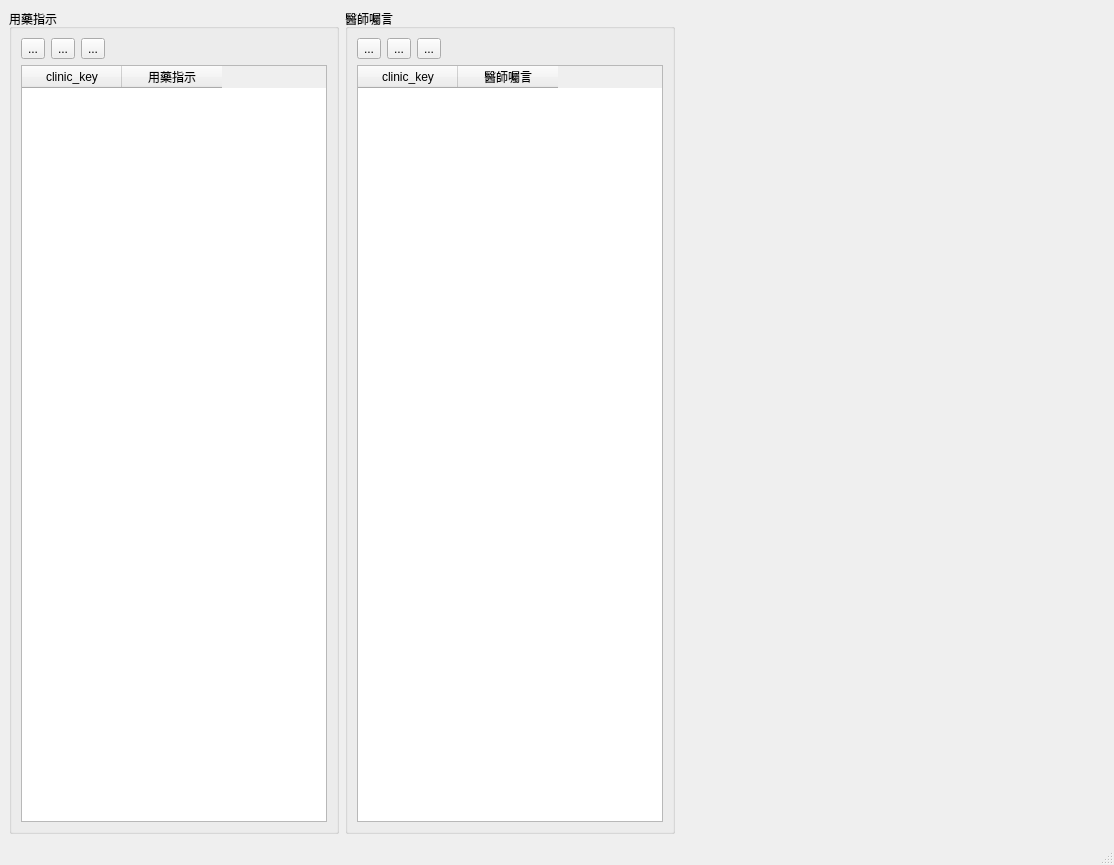
<?xml version="1.0" encoding="UTF-8"?>
<ui version="4.0">
 <class>Dict_instruction</class>
 <widget class="QMainWindow" name="Dict_instruction">
  <property name="geometry">
   <rect>
    <x>0</x>
    <y>0</y>
    <width>1114</width>
    <height>865</height>
   </rect>
  </property>
  <property name="windowTitle">
   <string>用藥指示</string>
  </property>
  <widget class="QWidget" name="centralwidget">
   <layout class="QHBoxLayout" name="horizontalLayout">
    <item>
     <widget class="QGroupBox" name="groupBox_dict_symptom">
      <property name="maximumSize">
       <size>
        <width>330</width>
        <height>16777215</height>
       </size>
      </property>
      <property name="title">
       <string>用藥指示</string>
      </property>
      <layout class="QVBoxLayout" name="verticalLayout_6">
       <item>
        <layout class="QVBoxLayout" name="verticalLayout_5">
         <item>
          <layout class="QHBoxLayout" name="horizontalLayout_5">
           <item>
            <widget class="QToolButton" name="toolButton_add_instruction">
             <property name="text">
              <string>...</string>
             </property>
             <property name="icon">
              <iconset>
               <normaloff>../icons/gtk-add.svg</normaloff>../icons/gtk-add.svg</iconset>
             </property>
            </widget>
           </item>
           <item>
            <widget class="QToolButton" name="toolButton_remove_instruction">
             <property name="text">
              <string>...</string>
             </property>
             <property name="icon">
              <iconset>
               <normaloff>../icons/gtk-remove.svg</normaloff>../icons/gtk-remove.svg</iconset>
             </property>
            </widget>
           </item>
           <item>
            <widget class="QToolButton" name="toolButton_edit_instruction">
             <property name="text">
              <string>...</string>
             </property>
             <property name="icon">
              <iconset>
               <normaloff>../icons/gtk-edit.svg</normaloff>../icons/gtk-edit.svg</iconset>
             </property>
            </widget>
           </item>
           <item>
            <spacer name="horizontalSpacer_3">
             <property name="orientation">
              <enum>Qt::Horizontal</enum>
             </property>
             <property name="sizeHint" stdset="0">
              <size>
               <width>40</width>
               <height>20</height>
              </size>
             </property>
            </spacer>
           </item>
          </layout>
         </item>
         <item>
          <widget class="QTableWidget" name="tableWidget_dict_instruction">
           <property name="editTriggers">
            <set>QAbstractItemView::NoEditTriggers</set>
           </property>
           <property name="selectionMode">
            <enum>QAbstractItemView::SingleSelection</enum>
           </property>
           <property name="selectionBehavior">
            <enum>QAbstractItemView::SelectRows</enum>
           </property>
           <column>
            <property name="text">
             <string>clinic_key</string>
            </property>
           </column>
           <column>
            <property name="text">
             <string>用藥指示</string>
            </property>
           </column>
          </widget>
         </item>
        </layout>
       </item>
      </layout>
     </widget>
    </item>
    <item>
     <widget class="QGroupBox" name="groupBox_dict_symptom_2">
      <property name="maximumSize">
       <size>
        <width>330</width>
        <height>16777215</height>
       </size>
      </property>
      <property name="title">
       <string>醫師囑言</string>
      </property>
      <layout class="QVBoxLayout" name="verticalLayout_7">
       <item>
        <layout class="QVBoxLayout" name="verticalLayout_8">
         <item>
          <layout class="QHBoxLayout" name="horizontalLayout_6">
           <item>
            <widget class="QToolButton" name="toolButton_add_comment">
             <property name="text">
              <string>...</string>
             </property>
             <property name="icon">
              <iconset>
               <normaloff>../icons/gtk-add.svg</normaloff>../icons/gtk-add.svg</iconset>
             </property>
            </widget>
           </item>
           <item>
            <widget class="QToolButton" name="toolButton_remove_comment">
             <property name="text">
              <string>...</string>
             </property>
             <property name="icon">
              <iconset>
               <normaloff>../icons/gtk-remove.svg</normaloff>../icons/gtk-remove.svg</iconset>
             </property>
            </widget>
           </item>
           <item>
            <widget class="QToolButton" name="toolButton_edit_comment">
             <property name="text">
              <string>...</string>
             </property>
             <property name="icon">
              <iconset>
               <normaloff>../icons/gtk-edit.svg</normaloff>../icons/gtk-edit.svg</iconset>
             </property>
            </widget>
           </item>
           <item>
            <spacer name="horizontalSpacer_4">
             <property name="orientation">
              <enum>Qt::Horizontal</enum>
             </property>
             <property name="sizeHint" stdset="0">
              <size>
               <width>40</width>
               <height>20</height>
              </size>
             </property>
            </spacer>
           </item>
          </layout>
         </item>
         <item>
          <widget class="QTableWidget" name="tableWidget_dict_comment">
           <property name="editTriggers">
            <set>QAbstractItemView::NoEditTriggers</set>
           </property>
           <property name="selectionMode">
            <enum>QAbstractItemView::SingleSelection</enum>
           </property>
           <property name="selectionBehavior">
            <enum>QAbstractItemView::SelectRows</enum>
           </property>
           <column>
            <property name="text">
             <string>clinic_key</string>
            </property>
           </column>
           <column>
            <property name="text">
             <string>醫師囑言</string>
            </property>
           </column>
          </widget>
         </item>
        </layout>
       </item>
      </layout>
     </widget>
    </item>
    <item>
     <spacer name="horizontalSpacer_2">
      <property name="orientation">
       <enum>Qt::Horizontal</enum>
      </property>
      <property name="sizeHint" stdset="0">
       <size>
        <width>40</width>
        <height>20</height>
       </size>
      </property>
     </spacer>
    </item>
   </layout>
  </widget>
  <widget class="QStatusBar" name="statusbar"/>
  <widget class="QMenuBar" name="menubar">
   <property name="geometry">
    <rect>
     <x>0</x>
     <y>0</y>
     <width>1114</width>
     <height>32</height>
    </rect>
   </property>
  </widget>
 </widget>
 <resources/>
 <connections/>
</ui>
